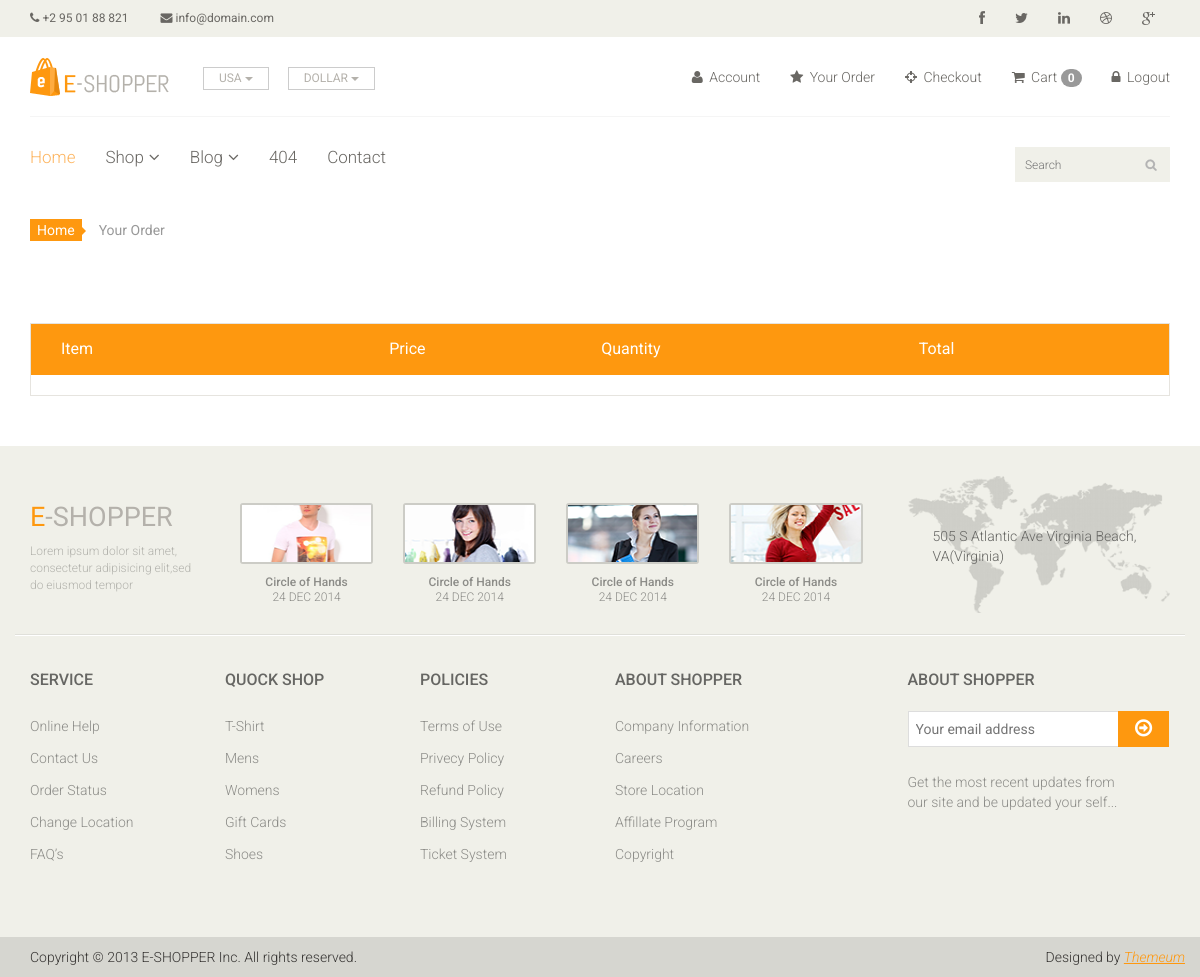
Before: /order/ (signed in) with the older database file.
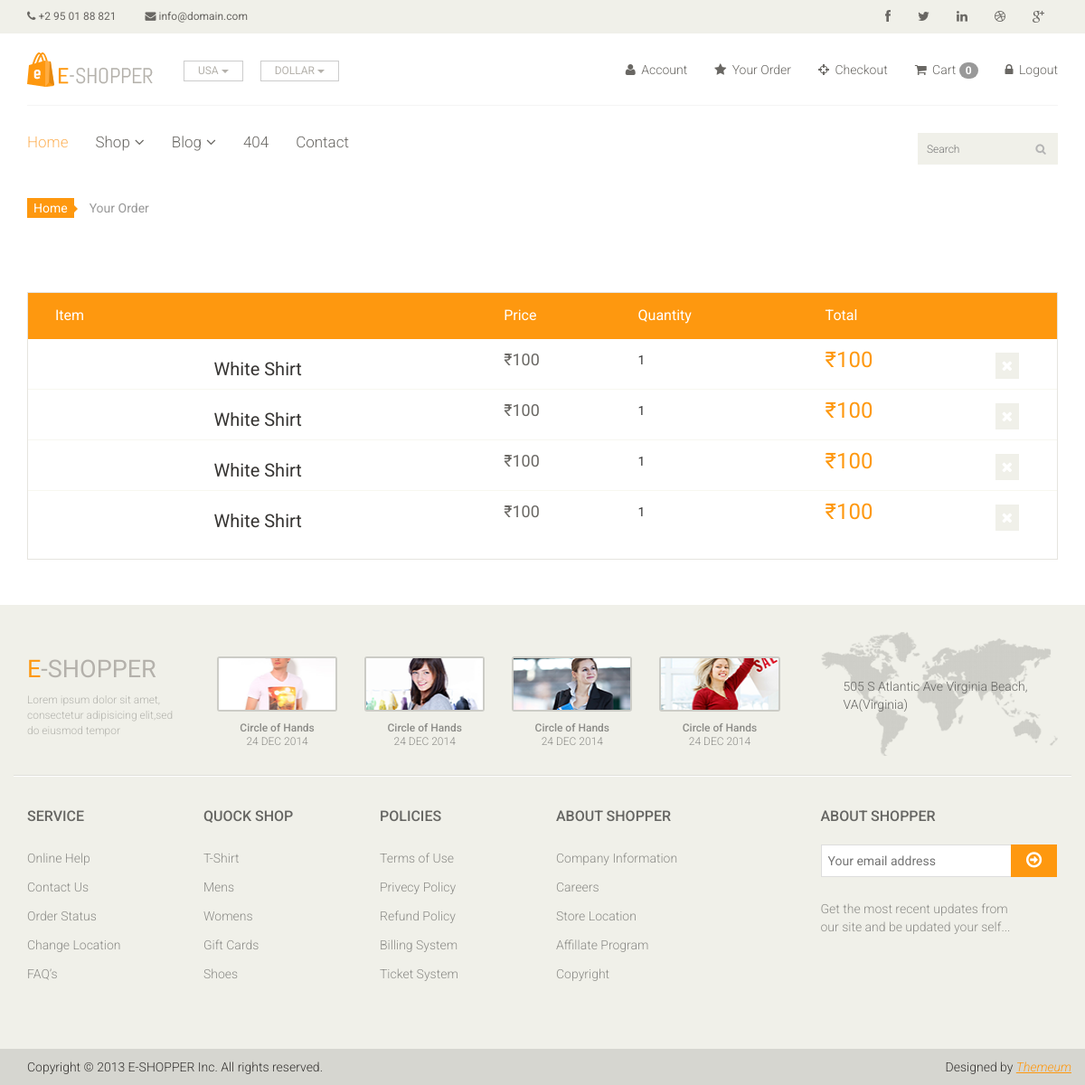
After: the same page with the newer database file.
### app/models.py (models this page shows)
class Order(models.Model):
    image = models.ImageField(upload_to='ecommerce/order/image')
    product = models.CharField(max_length=100,default='')
    user = models.ForeignKey(User, on_delete=models.CASCADE)
    price = models.IntegerField()
    quantity = models.CharField(max_length=5)
    total = models.CharField(max_length=1000, default='')
    address = models.TextField()
    phone = models.CharField(max_length=10)
    pincode = models.CharField(max_length=10)
    order_id = models.CharField(max_length=500,default='')
    date = models.DateField(default=datetime.datetime.today)
    def __str__(self):
        return self.product

### E_shop/views.py (the view)
# urls.py: path('order/',views.Your_order,name='order'),
def Your_order(request):
    uid = request.session.get('_auth_user_id')
    user = User.objects.get(pk=uid)
    order = Order.objects.filter(user = user)
    print(user,order)
    context = {
        'order':order,
    }
    return render(request,'order.html',context)

### templates/order.html (shortened to what this page needs)
{% extends 'master.html' %}
{% block body %}
<section id="cart_items">
		<div class="container">
			<div class="breadcrumbs">
				<ol class="breadcrumb">
				  <li><a href="#">Home</a></li>
				  <li class="active">Your Order</li>
				</ol>
			</div>
			<div class="table-responsive cart_info">
				<table class="table table-condensed">
					<thead>
						<tr class="cart_menu">
							<td class="image">Item</td>
							<td class="description"></td>
							<td class="price">Price</td>
							<td class="quantity">Quantity</td>
							<td class="total">Total</td>
							<td></td>
						</tr>
					</thead>
					<tbody>
					{% for i in order %}
						<tr>
							<td class="cart_product">
							</td>
							<td class="cart_description">
								<h4><a href="">{{i.product}}</a></h4>
							</td>
							<td class="cart_price">
								<p>₹{{i.price}}</p>
							</td>
							<td class="cart_quantity">
								<div class="cart_quantity_button">
									<p>{{i.quantity}}</p>
								</div>
							</td>
							<td class="cart_total">
								<p class="cart_total_price">₹{{i.total}}</p>
							</td>
							<td class="cart_delete">
								<a class="cart_quantity_delete" href=""><i class="fa fa-times"></i></a>
							</td>
						</tr>
					{% endfor %}
					</tbody>
				</table>
			</div>
		</div>
	</section>
{% endblock %}

### templates/master.html (shortened to what this page needs)
<!DOCTYPE html>
<html lang="en">
<head>
    {% load static %}
    <link href="/static/css/bootstrap.min.css" rel="stylesheet">
    <link href="/static/css/font-awesome.min.css" rel="stylesheet">
    <link href="/static/css/prettyPhoto.css" rel="stylesheet">
    <link href="/static/css/price-range.css" rel="stylesheet">
    <link href="/static/css/animate.css" rel="stylesheet">
	<link href="/static/css/main.css" rel="stylesheet">
	<link href="/static/css/responsive.css" rel="stylesheet">
</head>
<body>
<header id="header">
		<div class="header_top">
			<div class="container">
				<div class="row">
					<div class="col-sm-6">
						<div class="contactinfo">
							<ul class="nav nav-pills">
								<li><a href="#"><i class="fa fa-phone"></i> +2 95 01 88 821</a></li>
								<li><a href="#"><i class="fa fa-envelope"></i> info@domain.com</a></li>
							</ul>
						</div>
					</div>
					<div class="col-sm-6">
						<div class="social-icons pull-right">
							<ul class="nav navbar-nav">
								<li><a href="#"><i class="fa fa-facebook"></i></a></li>
								<li><a href="#"><i class="fa fa-twitter"></i></a></li>
								<li><a href="#"><i class="fa fa-linkedin"></i></a></li>
								<li><a href="#"><i class="fa fa-dribbble"></i></a></li>
								<li><a href="#"><i class="fa fa-google-plus"></i></a></li>
							</ul>
						</div>
					</div>
				</div>
			</div>
		</div>
		<div class="header-middle">
			<div class="container">
				<div class="row">
					<div class="col-sm-4">
						<div class="logo pull-left">
							<a href="index.html"><img src="/static/images/home/logo.png" alt="" /></a>
						</div>
						<div class="btn-group pull-right">
							<div class="btn-group">
								<button type="button" class="btn btn-default dropdown-toggle usa" data-toggle="dropdown">
									USA
									<span class="caret"></span>
								</button>
							</div>
							<div class="btn-group">
								<button type="button" class="btn btn-default dropdown-toggle usa" data-toggle="dropdown">
									DOLLAR
									<span class="caret"></span>
								</button>
							</div>
						</div>
					</div>
					<div class="col-sm-8">
						<div class="shop-menu pull-right">
							<ul class="nav navbar-nav">
								<li><a href="#"><i class="fa fa-user"></i> Account</a></li>
								<li><a href="/order/"><i class="fa fa-star"></i> Your Order</a></li>
								<li><a href="checkout.html"><i class="fa fa-crosshairs"></i> Checkout</a></li>
								<li><a href="/cart/cart-detail/"><i class="fa fa-shopping-cart"></i> Cart <span class="badge badge-secondary">{{request.session.cart|length}}</span></a></li>
                                {% if user.is_authenticated %}
								<li><a href="{% url 'logout' %}"><i class="fa fa-lock"></i> Logout</a></li>
                                {% else %}
                                <li><a href="{% url 'login' %}"><i class="fa fa-lock"></i> Login</a></li>
                                {% endif %}
							</ul>
						</div>
					</div>
				</div>
			</div>
		</div>
		<div class="header-bottom">
			<div class="container">
				<div class="row">
					<div class="col-sm-9">
						<div class="mainmenu pull-left">
							<ul class="nav navbar-nav collapse navbar-collapse">
								<li><a href="/" class="active">Home</a></li>
								<li class="dropdown"><a href="#">Shop<i class="fa fa-angle-down"></i></a>
                                </li>
								<li class="dropdown"><a href="#">Blog<i class="fa fa-angle-down"></i></a>
                                </li>
								<li><a href="404.html">404</a></li>
								<li><a href="contact_us/">Contact</a></li>
							</ul>
						</div>
					</div>
					<div class="col-sm-3">
						<form method="get" action="/search/">
						<div class="search_box pull-right">
							<input name="query" type="text" placeholder="Search"/>
						</div>
						</form>
					</div>
				</div>
			</div>
		</div>
	</header>
{% block body %} {% endblock %}
<footer id="footer">
		<div class="footer-top">
			<div class="container">
				<div class="row">
					<div class="col-sm-2">
						<div class="companyinfo">
							<h2><span>e</span>-shopper</h2>
							<p>Lorem ipsum dolor sit amet, consectetur adipisicing elit,sed do eiusmod tempor</p>
						</div>
					</div>
					<div class="col-sm-7">
						<div class="col-sm-3">
							<div class="video-gallery text-center">
								<a href="#">
									<div class="iframe-img">
										<img src="/static/images/home/iframe1.png" alt="" />
									</div>
								</a>
								<p>Circle of Hands</p>
								<h2>24 DEC 2014</h2>
							</div>
						</div>
						<div class="col-sm-3">
							<div class="video-gallery text-center">
								<a href="#">
									<div class="iframe-img">
										<img src="/static/images/home/iframe2.png" alt="" />
									</div>
								</a>
								<p>Circle of Hands</p>
								<h2>24 DEC 2014</h2>
							</div>
						</div>
						<div class="col-sm-3">
							<div class="video-gallery text-center">
								<a href="#">
									<div class="iframe-img">
										<img src="/static/images/home/iframe3.png" alt="" />
									</div>
								</a>
								<p>Circle of Hands</p>
								<h2>24 DEC 2014</h2>
							</div>
						</div>
						<div class="col-sm-3">
							<div class="video-gallery text-center">
								<a href="#">
									<div class="iframe-img">
										<img src="/static/images/home/iframe4.png" alt="" />
									</div>
								</a>
								<p>Circle of Hands</p>
								<h2>24 DEC 2014</h2>
							</div>
						</div>
					</div>
					<div class="col-sm-3">
						<div class="address">
							<img src="/static/images/home/map.png" alt="" />
							<p>505 S Atlantic Ave Virginia Beach, VA(Virginia)</p>
						</div>
					</div>
				</div>
			</div>
		</div>
		<div class="footer-widget">
			<div class="container">
				<div class="row">
					<div class="col-sm-2">
						<div class="single-widget">
							<h2>Service</h2>
							<ul class="nav nav-pills nav-stacked">
								<li><a href="#">Online Help</a></li>
								<li><a href="#">Contact Us</a></li>
								<li><a href="#">Order Status</a></li>
								<li><a href="#">Change Location</a></li>
								<li><a href="#">FAQ’s</a></li>
							</ul>
						</div>
					</div>
					<div class="col-sm-2">
						<div class="single-widget">
							<h2>Quock Shop</h2>
							<ul class="nav nav-pills nav-stacked">
								<li><a href="#">T-Shirt</a></li>
								<li><a href="#">Mens</a></li>
								<li><a href="#">Womens</a></li>
								<li><a href="#">Gift Cards</a></li>
								<li><a href="#">Shoes</a></li>
							</ul>
						</div>
					</div>
					<div class="col-sm-2">
						<div class="single-widget">
							<h2>Policies</h2>
							<ul class="nav nav-pills nav-stacked">
								<li><a href="#">Terms of Use</a></li>
								<li><a href="#">Privecy Policy</a></li>
								<li><a href="#">Refund Policy</a></li>
								<li><a href="#">Billing System</a></li>
								<li><a href="#">Ticket System</a></li>
							</ul>
						</div>
					</div>
					<div class="col-sm-2">
						<div class="single-widget">
							<h2>About Shopper</h2>
							<ul class="nav nav-pills nav-stacked">
								<li><a href="#">Company Information</a></li>
								<li><a href="#">Careers</a></li>
								<li><a href="#">Store Location</a></li>
								<li><a href="#">Affillate Program</a></li>
								<li><a href="#">Copyright</a></li>
							</ul>
						</div>
					</div>
					<div class="col-sm-3 col-sm-offset-1">
						<div class="single-widget">
							<h2>About Shopper</h2>
							<form action="#" class="searchform">
								<input type="text" placeholder="Your email address" />
								<button type="submit" class="btn btn-default"><i class="fa fa-arrow-circle-o-right"></i></button>
								<p>Get the most recent updates from <br />our site and be updated your self...</p>
							</form>
						</div>
					</div>
				</div>
			</div>
		</div>
		<div class="footer-bottom">
			<div class="container">
				<div class="row">
					<p class="pull-left">Copyright © 2013 E-SHOPPER Inc. All rights reserved.</p>
					<p class="pull-right">Designed by <span><a target="_blank" href="http://www.themeum.com">Themeum</a></span></p>
				</div>
			</div>
		</div>
	</footer>
</body>
</html>

Changed rows visible on the page:
added Order: product "White Shirt", price "100", quantity "1", total "100"
added Order: product "White Shirt", price "100", quantity "1", total "100"
added Order: product "White Shirt", price "100", quantity "1", total "100"
added Order: product "White Shirt", price "100", quantity "1", total "100"
